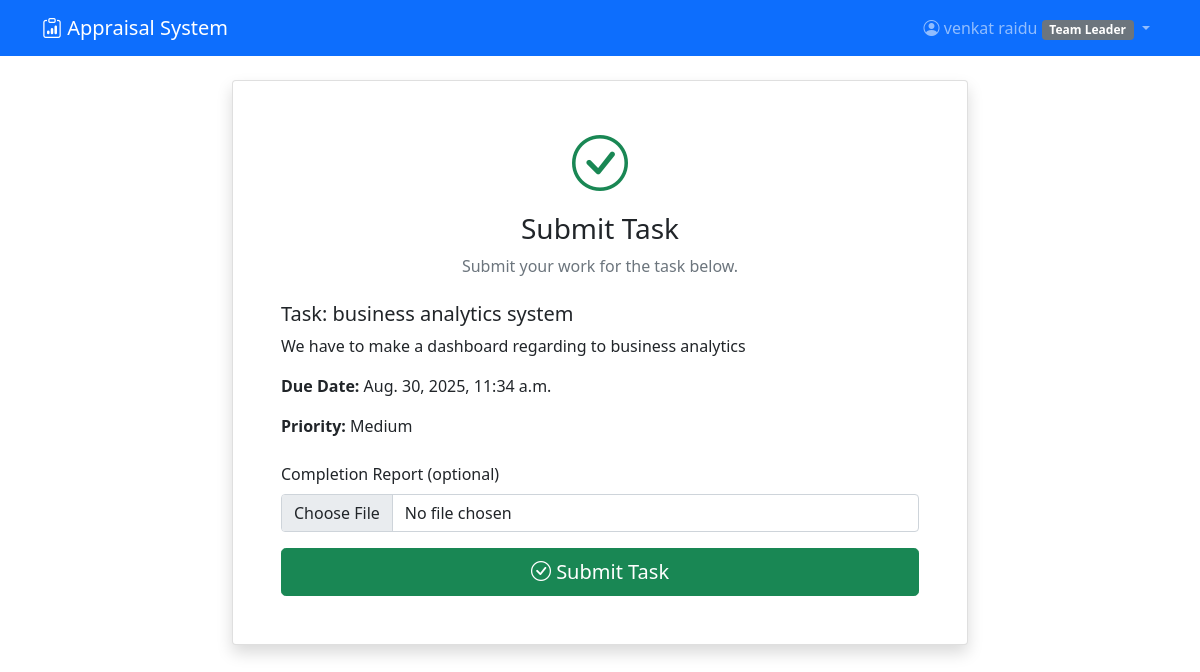
The page /appraisals/tasks/1/submit/ (signed in) on the database its author committed.
### accounts/models.py (models this page shows, shortened)
class CustomUser(AbstractUser):
    ROLE_CHOICES = [
        ('employee', 'Employee'),
        ('team_leader', 'Team Leader'),
        ('manager', 'Manager'),
        ('hr_admin', 'HR Admin'),
    ]
    role = models.CharField(max_length=20, choices=ROLE_CHOICES, default='employee')
    department = models.ForeignKey(Department, on_delete=models.CASCADE, null=True, blank=True)
    employee_id = models.CharField(max_length=20, unique=True, null=True, blank=True)
    phone = models.CharField(max_length=15, blank=True)
    hire_date = models.DateField(null=True, blank=True)
    manager = models.ForeignKey('self', on_delete=models.SET_NULL, null=True, blank=True)

### appraisals/models.py (models this page shows, shortened)
class Task(models.Model):
    PRIORITY_CHOICES = [
        ('low', 'Low'),
        ('medium', 'Medium'),
        ('high', 'High'),
        ('urgent', 'Urgent'),
    ]
    STATUS_CHOICES = [
        ('assigned', 'Assigned'),
        ('in_progress', 'In Progress'),
        ('completed', 'Completed'),
        ('overdue', 'Overdue'),
    ]
    title = models.CharField(max_length=200)
    description = models.TextField()
    assigned_to = models.ForeignKey(User, on_delete=models.CASCADE, related_name='assigned_tasks')
    assigned_by = models.ForeignKey(User, on_delete=models.CASCADE, related_name='created_tasks')
    priority = models.CharField(max_length=10, choices=PRIORITY_CHOICES, default='medium')
    status = models.CharField(max_length=15, choices=STATUS_CHOICES, default='assigned')
    due_date = models.DateTimeField()
    completed_date = models.DateTimeField(null=True, blank=True)
    completion_report = models.FileField(upload_to='task_reports/', null=True, blank=True)
    created_at = models.DateTimeField(auto_now_add=True)
    updated_at = models.DateTimeField(auto_now=True)

### appraisals/views.py (the view, shortened to what this page needs)
# urls.py: path('tasks/<int:task_id>/submit/', views.submit_task, name='submit_task'),
@login_required
def submit_task(request, task_id):
    task = get_object_or_404(Task, id=task_id, assigned_to=request.user)
    return render(request, 'appraisals/submit_task.html', {'task': task})

### templates/appraisals/submit_task.html (shortened to what this page needs)
{% extends 'base.html' %}
{% block content %}
<div class="row justify-content-center">
    <div class="col-md-8">
        <div class="card shadow">
            <div class="card-body p-5">
                <div class="text-center mb-4">
                    <i class="bi bi-check-circle display-4 text-success"></i>
                    <h3 class="mt-3">Submit Task</h3>
                    <p class="text-muted">Submit your work for the task below.</p>
                </div>
                <div class="mb-4">
                    <h5>Task: {{ task.title }}</h5>
                    <p>{{ task.description }}</p>
                    <p><strong>Due Date:</strong> {{ task.due_date }}</p>
                    <p><strong>Priority:</strong> {{ task.get_priority_display }}</p>
                </div>
                <form method="post" enctype="multipart/form-data" novalidate>
                    <div class="mb-3">
                        <label for="completion_report" class="form-label">Completion Report (optional)</label>
                        <input type="file" name="completion_report" id="completion_report" class="form-control">
                    </div>
                    <div class="d-grid">
                        <button type="submit" class="btn btn-success btn-lg">
                            <i class="bi bi-check-circle"></i> Submit Task
                        </button>
                    </div>
                </form>
            </div>
        </div>
    </div>
</div>
{% endblock %}

### templates/base.html (shortened to what this page needs)
<!DOCTYPE html>
<html lang="en">
<head>
    <link href="https://cdn.jsdelivr.net/npm/bootstrap@5.1.3/dist/css/bootstrap.min.css" rel="stylesheet">
    <link href="https://cdn.jsdelivr.net/npm/bootstrap-icons@1.7.2/font/bootstrap-icons.css" rel="stylesheet">
</head>
<body>
    <nav class="navbar navbar-expand-lg navbar-dark bg-primary">
        <div class="container">
            <a class="navbar-brand" href="{% url 'dashboard' %}">
                <i class="bi bi-clipboard-data"></i> Appraisal System
            </a>
            {% if user.is_authenticated %}
            <div class="navbar-nav ms-auto">
                <div class="nav-item dropdown">
                    <a class="nav-link dropdown-toggle" href="#" data-bs-toggle="dropdown">
                        <i class="bi bi-person-circle"></i> {{ user.get_full_name|default:user.username }}
                        <span class="badge bg-secondary">{{ user.get_role_display }}</span>
                    </a>
                </div>
            </div>
            {% endif %}
        </div>
    </nav>
    <main class="container mt-4">
        {% block content %}{% endblock %}
    </main>
</body>
</html>

### rows shown on the page
CustomUser: get_full_name "venkat raidu", role "Team Leader"
Task: title "business analytics system", description "We have to make a dashboard regarding to business analytics", due_date "Aug. 30, 2025, 11:34 a.m.", priority "Medium"
